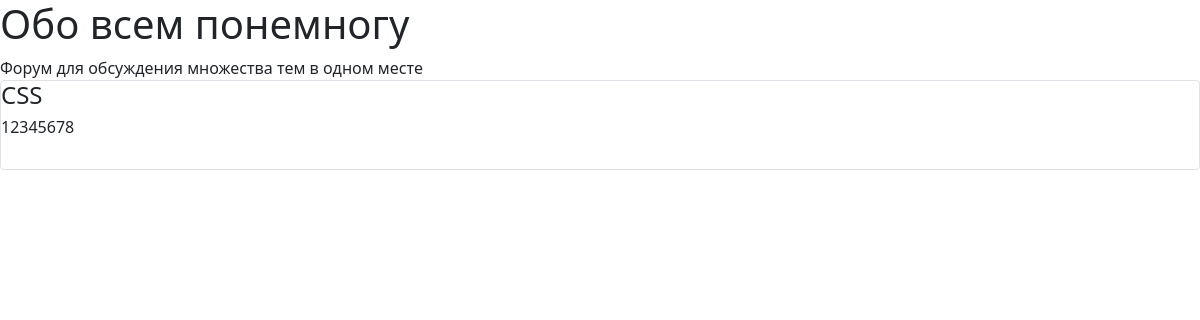
/subcategory/1_1/topic/CSS, run on an earlier commit of the app's database.
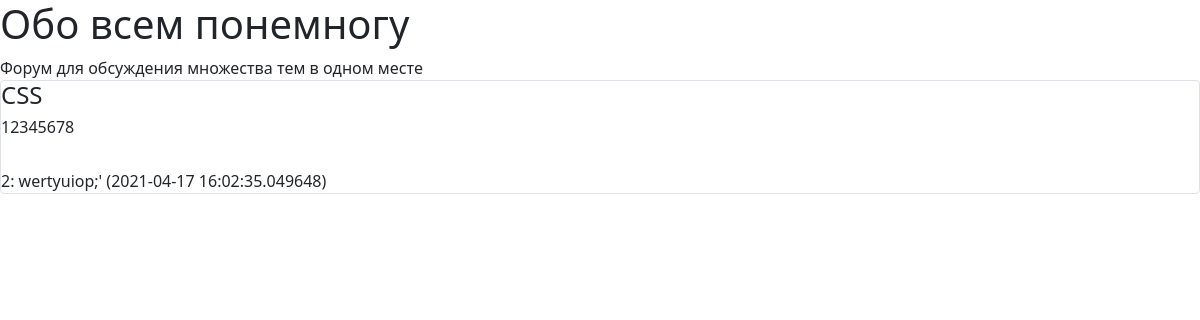
And on a later commit of the database.
### data/topic.py (models this page shows)
class Topic(SqlAlchemyBase):
    __tablename__ = 'topic'
    id = sqlalchemy.Column(sqlalchemy.Integer, primary_key=True, autoincrement=True)
    name = sqlalchemy.Column(sqlalchemy.String, nullable=True)
    text = sqlalchemy.Column(sqlalchemy.String, nullable=True)
    creator = sqlalchemy.Column(sqlalchemy.Integer, sqlalchemy.ForeignKey("user.id"))
    time = sqlalchemy.Column(sqlalchemy.DateTime, default=datetime.datetime.now)
    subcategory_id = sqlalchemy.Column(sqlalchemy.Integer, sqlalchemy.ForeignKey("subcategory.id"))
    subcategory = orm.relation('Subcategory')
    user = orm.relation('User')
    message = orm.relation("Message", back_populates='topic')

### data/message.py (models this page shows)
class Message(SqlAlchemyBase):
    __tablename__ = 'message'
    id = sqlalchemy.Column(sqlalchemy.Integer, primary_key=True, autoincrement=True)
    author = sqlalchemy.Column(sqlalchemy.Integer, sqlalchemy.ForeignKey("user.id"))
    text = sqlalchemy.Column(sqlalchemy.String, nullable=True)
    time = sqlalchemy.Column(sqlalchemy.DateTime, default=datetime.datetime.now)
    topic_id = sqlalchemy.Column(sqlalchemy.Integer, sqlalchemy.ForeignKey("topic.id"))
    topic = orm.relation('Topic')
    user = orm.relation('User')

### main.py (the view)
@app.route("/subcategory/<name>/topic/<name1>")
def topic_name(name, name1):
    db_sess = db_session.create_session()
    subcategory = db_sess.query(Subcategory).filter(Subcategory.name == name).first()
    topic = db_sess.query(Topic).filter(Topic.subcategory_id == subcategory.id, Topic.name == name1).first()
    message = db_sess.query(Message).filter(Message.topic_id == topic.id)
    return render_template("topic.html", topic=topic, message=message, subcategory=subcategory)

### data/db_session.py (called while the page is built)
def create_session() -> Session:
    global __factory
    return __factory()

### templates/topic.html (shortened to what this page needs)
<!DOCTYPE html>
<html lang="en">
<head>
    <link rel="stylesheet"
          href="https://cdn.jsdelivr.net/npm/bootstrap@5.0.0-beta1/dist/css/bootstrap.min.css"
>
</head>
<body>
    <h1>Обо всем понемногу</h1>
    Форум для обсуждения множества тем в одном месте<br>
    <div class="col-md6 border rounded">
        <h4>{{topic.name}}</h4>
        <h6>{{topic.text}}</h6><br>
        {% for j in message%}
        <div>
            {{j.author}}: {{j.text}} ({{j.time}})
        </div>
        {% endfor %}
    </div>
</body>
</html>

What changed in the data, as far as the page shows it:
added Message: author "2", text "wertyuiop;'", time "2021-04-17 16:02:35.049648"
